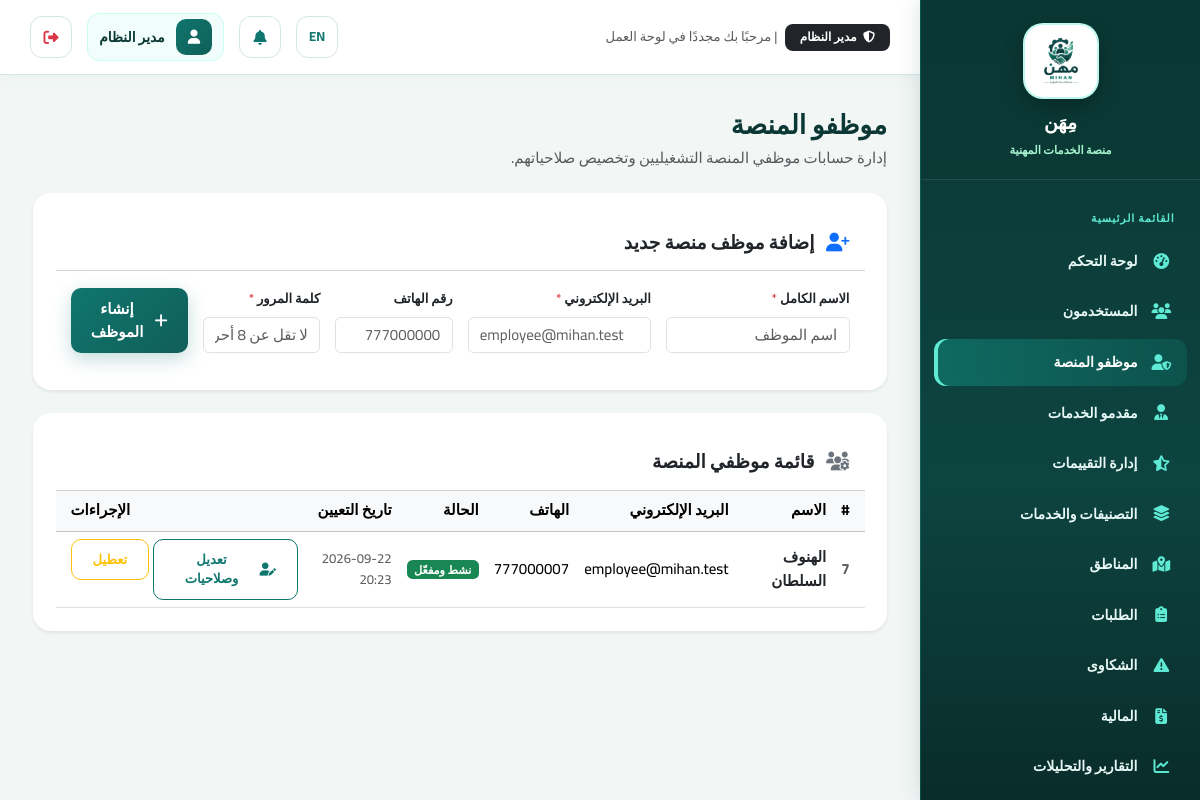
The page /admin/employees (signed in) on the database its author committed.
### tables this page shows
CREATE TABLE `system_settings` (
  `id` int(11) NOT NULL,
  `key` varchar(100) NOT NULL,
  `value` text DEFAULT NULL,
  `updated_at` datetime DEFAULT current_timestamp() ON UPDATE current_timestamp()
);

CREATE TABLE `users` (
  `id` int(11) NOT NULL,
  `name` varchar(150) NOT NULL,
  `email` varchar(150) NOT NULL,
  `phone` varchar(20) DEFAULT NULL,
  `password_hash` varchar(255) NOT NULL,
  `role` enum('customer','provider','employee','admin') NOT NULL DEFAULT 'customer',
  `profile_photo` varchar(255) DEFAULT NULL,
  `is_active` tinyint(1) NOT NULL DEFAULT 1,
  `is_verified_email` tinyint(1) NOT NULL DEFAULT 0,
  `created_at` datetime DEFAULT current_timestamp(),
  `updated_at` datetime DEFAULT current_timestamp() ON UPDATE current_timestamp()
);

### app/views/admin/employees.php (the view, shortened to what the rows shown need)
<div class="d-flex flex-wrap justify-content-between align-items-center gap-2 mb-4">
  <div>
    <h3 class="mb-1">موظفو المنصة</h3>
    <p class="text-muted mb-0">إدارة حسابات موظفي المنصة التشغيليين وتخصيص صلاحياتهم.</p>
  </div>
</div>
<div class="card shadow-sm border-0 mb-4">
  <div class="card-header bg-white py-3">
    <h5 class="card-title mb-0"><i class="fa-solid fa-user-plus me-2 text-primary"></i> إضافة موظف منصة جديد</h5>
  </div>
  <div class="card-body">
    <form method="POST" action="<?= url('/admin/employees') ?>" class="row g-3">
      <div class="col-md-3">
        <label class="form-label small fw-semibold">الاسم الكامل <span class="text-danger">*</span></label>
        <input name="name" class="form-control" placeholder="اسم الموظف" required minlength="3" maxlength="100">
      </div>
      <div class="col-md-3">
        <label class="form-label small fw-semibold">البريد الإلكتروني <span class="text-danger">*</span></label>
        <input type="email" name="email" class="form-control" placeholder="employee@mihan.test" required>
      </div>
      <div class="col-md-2">
        <label class="form-label small fw-semibold">رقم الهاتف</label>
        <input name="phone" class="form-control" placeholder="777000000">
      </div>
      <div class="col-md-2">
        <label class="form-label small fw-semibold">كلمة المرور <span class="text-danger">*</span></label>
        <input type="password" name="password" class="form-control" placeholder="لا تقل عن 8 أحرف" required minlength="8">
      </div>
      <div class="col-md-2 d-flex align-items-end">
        <button type="submit" class="btn btn-primary w-100"><i class="fa-solid fa-plus me-1"></i> إنشاء الموظف</button>
      </div>
    </form>
  </div>
</div>
<div class="card shadow-sm border-0">
  <div class="card-header bg-white py-3">
    <h5 class="card-title mb-0"><i class="fa-solid fa-users-gear me-2 text-secondary"></i> قائمة موظفي المنصة</h5>
  </div>
  <div class="card-body p-0">
    <div class="table-responsive">
      <table class="table table-hover align-middle mb-0">
        <thead class="table-light">
          <tr>
            <th class="ps-3">#</th>
            <th>الاسم</th>
            <th>البريد الإلكتروني</th>
            <th>الهاتف</th>
            <th>الحالة</th>
            <th>تاريخ التعيين</th>
            <th class="text-end pe-3">الإجراءات</th>
          </tr>
        </thead>
        <tbody>
        <?php foreach ($employees as $e): ?>
          <tr>
            <td class="ps-3 fw-bold text-muted"><?= (int)$e['id'] ?></td>
            <td><div class="fw-semibold text-dark"><?= e($e['name']) ?></div></td>
            <td><?= e($e['email']) ?></td>
            <td><?= e($e['phone'] ?: '—') ?></td>
            <td>
              <span class="badge bg-<?= (int)$e['is_active'] === 1 ? 'success' : 'danger' ?>">
                <?= (int)$e['is_active'] === 1 ? 'نشط ومفعّل' : 'معطل' ?>
              </span>
            </td>
            <td class="small text-muted"><?= formatDate($e['created_at']) ?></td>
            <td class="text-end pe-3">
              <div class="d-inline-flex gap-1">
                <a href="<?= url('/admin/employees/' . $e['id'] . '/edit') ?>" class="btn btn-sm btn-outline-primary" title="تعديل بيانات الموظف وصلاحياته">
                  <i class="fa-solid fa-user-pen me-1"></i> تعديل وصلاحيات
                </a>
                <form method="POST" action="<?= url('/admin/employees/' . $e['id'] . '/toggle') ?>" class="d-inline">
                  <button type="submit" class="btn btn-sm btn-outline-warning">
                    <?= (int)$e['is_active'] === 1 ? 'تعطيل' : 'تفعيل' ?>
                  </button>
                </form>
              </div>
            </td>
          </tr>
        <?php endforeach; ?>
        </tbody>
      </table>
    </div>
  </div>
</div>

### app/core/Router.php (shortened to what the rows shown need)
<?php
class Router
{
    private array $routes = [];
    private function add(string $method, string $path, string $handler): void
    {
        $this->routes[] = compact('method', 'path', 'handler');
    }
    public function dispatch(string $method, string $uri): void
    {
        $uri = strtok($uri, '?');
        $base = BASE_PATH;
        if ($base !== '' && strpos($uri, $base) === 0) {
            $uri = substr($uri, strlen($base));
        }
        $uri = rtrim($uri, '/');
        foreach ($this->routes as $route) {
            if ($route['method'] !== $method) continue;
            $pattern = preg_replace('#\{[a-zA-Z_]+\}#', '([^/]+)', $route['path']);
            $pattern = '#^' . $pattern . '$#u';
            if (preg_match($pattern, $uri, $matches)) {
                array_shift($matches);
                [$controllerName, $methodName] = explode('@', $route['handler']);
                $controller = new $controllerName();
                call_user_func_array([$controller, $methodName], $matches);
                return;
            }
        }
    }
}

### app/views/partials/sidebar.php (shortened to what the rows shown need)
<?php
$role=Auth::role(); $current=parse_url($_SERVER['REQUEST_URI']??'',PHP_URL_PATH) ?: '/';
$links=[];
if($role==='customer') $links=[['fa-gauge-high',__('dashboard'),'/customer/dashboard'],['fa-list-check',__('my_requests'),'/customer/requests'],['fa-file-invoice-dollar','المالية والفواتير','/customer/finance'],['fa-plus-circle',__('new_request'),'/customer/requests/create'],['fa-comment-dots',__('smart_assistant'),'/customer/ai/assistant'],['fa-user-gear',__('search'),'/providers'],['fa-triangle-exclamation',__('complaints'),'/customer/complaints'],['fa-user',__('profile'),'/customer/profile']];
elseif($role==='provider') $links=[['fa-gauge-high',__('dashboard'),'/provider/dashboard'],['fa-inbox',__('incoming_requests'),'/provider/requests'],['fa-wallet','المالية والمدفوعات','/provider/finance'],['fa-star',__('reviews'),'/provider/reviews'],['fa-id-card',__('professional_profile'),'/provider/profile']];
elseif($role==='admin') $links=[['fa-gauge-high',__('dashboard'),'/admin/dashboard'],['fa-users',__('users'),'/admin/users'],['fa-user-shield','موظفو المنصة','/admin/employees'],['fa-user-tie',__('providers'),'/admin/providers'],['fa-star-half-stroke',__('review_management'),'/admin/reviews'],['fa-layer-group',__('categories_services'),'/admin/categories'],['fa-map-location-dot',__('locations'),'/admin/locations'],['fa-clipboard-list',__('requests'),'/admin/requests'],['fa-triangle-exclamation',__('complaints'),'/admin/complaints'],['fa-file-invoice-dollar',__('finance'),'/admin/finance'],['fa-chart-line',__('reports_analytics'),'/admin/reports'],['fa-bell',__('notifications'),'/admin/notifications'],['fa-brain',__('ai'),'/admin/ai'],['fa-chalkboard-teacher','ماهر AI','/admin/mahir'],['fa-gear',__('settings'),'/admin/settings']];
?>
<aside class="dash-sidebar">
 <div class="sidebar-brand"><a href="<?= url('/') ?>" class="sidebar-brand-link"><img class="sidebar-logo" src="<?= asset('images/logo-mihan-original.png') ?>" alt="<?= e(__('app_name')) ?>"><span class="sidebar-brand-text"><?= e(setting('site_name', __('app_name'))) ?><small><?= __('professional_services_platform') ?></small></span></a></div>
 <ul class="sidebar-nav"><li class="sidebar-section"><?= __('main_menu') ?></li>
 <?php foreach($links as $link): $active=str_starts_with($current,rtrim(BASE_PATH.$link[2],'/')); ?><li><a class="<?= $active?'active':'' ?>" href="<?= url($link[2]) ?>"><i class="fa-solid <?= $link[0] ?>"></i><span><?= e($link[1]) ?></span></a></li><?php endforeach; ?>
 </ul>
</aside>

### app/views/partials/topbar.php (shortened to what the rows shown need)
<?php
$userRole = Auth::role();
$roleBadge = [
    'admin' => ['label' => 'مدير النظام', 'color' => 'bg-dark text-white'],
    'employee' => ['label' => 'موظف المنصة', 'color' => 'bg-primary text-white'],
    'provider' => ['label' => 'مقدم خدمة', 'color' => 'bg-info text-dark'],
    'customer' => ['label' => 'عميل مستفيد', 'color' => 'bg-success text-white'],
][$userRole] ?? ['label' => $userRole, 'color' => 'bg-secondary text-white'];
?>
<header class="dash-topbar">
  <div class="d-none d-md-flex align-items-center gap-2">
    <span class="badge <?= $roleBadge['color'] ?> px-3 py-2 fw-bold" style="font-size: 0.8rem; border-radius: 8px;">
      <i class="fa-solid fa-shield-halved me-1"></i> <?= $roleBadge['label'] ?>
    </span>
    <span class="text-muted small">| مرحبًا بك مجددًا في لوحة العمل</span>
  </div>
  <div class="ms-auto d-flex align-items-center gap-2 gap-md-3">
    <a href="<?= e(langUrl(currentLang() === 'ar' ? 'en' : 'ar')) ?>" class="icon-btn" title="تبديل اللغة">
      <span class="fw-bold small"><?= currentLang() === 'ar' ? 'EN' : 'ع' ?></span>
    </a>
    <a href="<?= url(Auth::role() . '/notifications') ?>" class="icon-btn position-relative" title="الإشعارات والتنبيهات">
      <i class="fa-solid fa-bell"></i>
    </a>
    <div class="dash-user">
      <span class="dash-user-avatar">
        <i class="fa-solid fa-user"></i>
      </span>
      <span class="dash-user-name fw-bold"><?= e(Auth::name()) ?></span>
    </div>
    <form method="POST" action="<?= url('/logout') ?>" class="d-inline">
      <button type="submit" class="icon-btn text-danger" title="<?= e(__('logout')) ?>">
        <i class="fa-solid fa-right-from-bracket"></i>
      </button>
    </form>
  </div>
</header>

### rows shown on the page
system_settings: value "مِهَن"
users: role "مدير النظام", name "مدير النظام"
users: id "7", name "الهنوف السلطان", email "employee@mihan.test", phone "777000007", is_active "نشط ومفعّل", created_at "2026-09-22 20:23"

### other values the page prints
$link[1] "لوحة التحكم"
$link[1] "المستخدمون"
$link[1] "موظفو المنصة"
$link[1] "مقدمو الخدمات"
$link[1] "إدارة التقييمات"
$link[1] "التصنيفات والخدمات"
$link[1] "المناطق"
$link[1] "الطلبات"
$link[1] "الشكاوى"
$link[1] "المالية"
$link[1] "التقارير والتحليلات"
